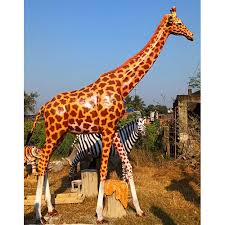
#> input picture giraffe.jpg, 225 x 225 px
$ jupyter execute Flip_Rotate_crop.ipynb
#> lines starting #> are read from the running program, lines starting #| are printed output that depends on the picture
[cell 1]
import cv2
import matplotlib.pyplot as plt

[cell 2]
image = cv2.imread("giraffe.jpg")
#> image is the input picture: shape (225, 225, 3); mean B, G, R 142.3, 150.3, 162.1

[cell 3]
image_rgb = cv2.cvtColor(image,cv2.COLOR_BGR2RGB)

[cell 4]
#flip

[cell 5]
##1 - horizontally
#0 - vertially
# 1 both side
flip_horizontal = cv2.flip(image,1)
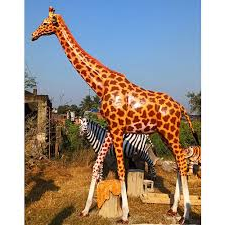
#> flip_horizontal: shape (225, 225, 3); mean B, G, R 142.3, 150.3, 162.1
flip_vertical = cv2.flip(image,0)
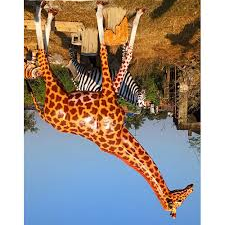
#> flip_vertical: shape (225, 225, 3); mean B, G, R 142.3, 150.3, 162.1
flip_both = cv2.flip(image,-1)
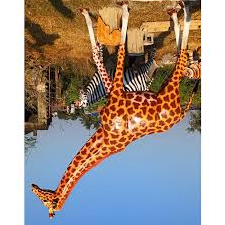
#> flip_both: shape (225, 225, 3); mean B, G, R 142.3, 150.3, 162.1


title =  ["original image","horizoontal flip","vertical flip","flip both Area"]
images = [image_rgb,
          cv2.cvtColor(flip_horizontal,cv2.COLOR_BGR2RGB),
          cv2.cvtColor(flip_vertical,cv2.COLOR_BGR2RGB),
          cv2.cvtColor(flip_both,cv2.COLOR_BGR2RGB)
          ]

plt.figure(figsize=(12,8))
for i in range(4):
    plt.subplot(2,2,i+1)
    plt.imshow(images[i])
    plt.title(title[i])
    plt.axis("off")
plt.tight_layout()
plt.show()
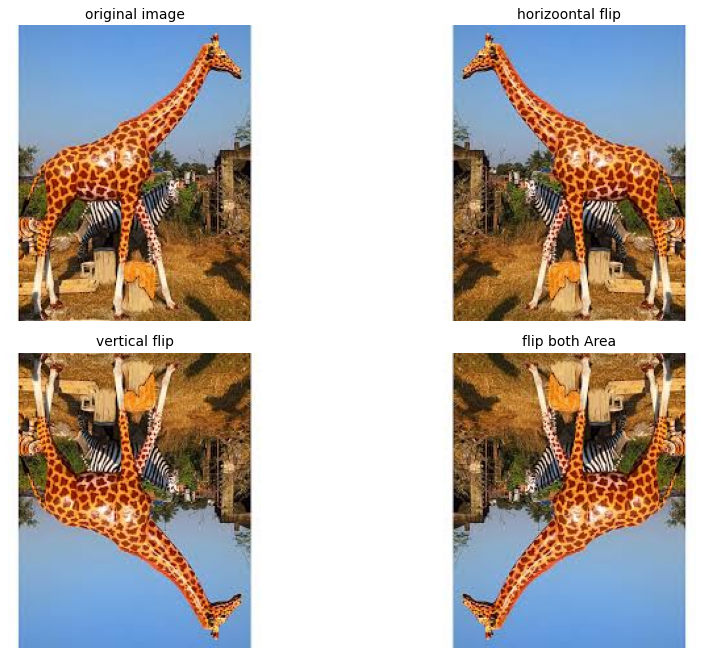
#> figure drawn by matplotlib, 4 panels

[cell 6]
#Rotate

rotate_90_clock_wise = cv2.rotate(image_rgb,cv2.ROTATE_90_CLOCKWISE)
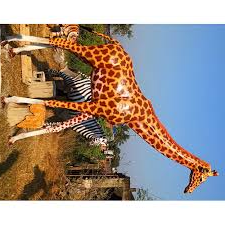
#> rotate_90_clock_wise: shape (225, 225, 3); mean R, G, B 162.1, 150.3, 142.3
rotate_90_counter_clock_wise = cv2.rotate(image_rgb,cv2.ROTATE_90_COUNTERCLOCKWISE)
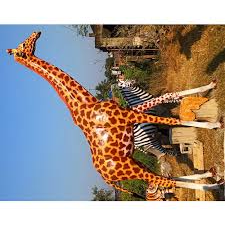
#> rotate_90_counter_clock_wise: shape (225, 225, 3); mean R, G, B 162.1, 150.3, 142.3
rotate_180 = cv2.rotate(image_rgb,cv2.ROTATE_180)


title =  ["original image","rotate_90_clock_wise","rotate_90_counter_clock_wise","rotate_180"]
images = [image_rgb,
          rotate_90_clock_wise,
          rotate_90_counter_clock_wise,
          rotate_180
          ]

plt.figure(figsize=(12,8))
for i in range(4):
    plt.subplot(2,2,i+1)
    plt.imshow(images[i])
    plt.title(title[i])
    plt.axis("off")
plt.tight_layout()
plt.show()

[cell 7]
##crop[ing of images

print(image_rgb.shape)
#| (225, 225, 3)

[cell 8]
X_start ,y_start = 100,100
X_end,y_end = 200,200

cropped_image = image_rgb[y_start:y_end,X_start:X_end]
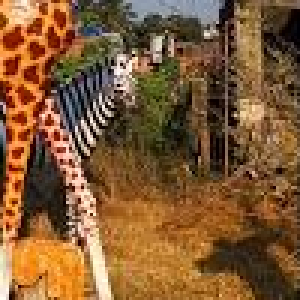
#> cropped_image: shape (100, 100, 3) (shown 3 times larger); mean R, G, B 128.8, 89.9, 52.5

plt.subplot(1,2,1)
plt.imshow(image_rgb)
plt.title("original image")
plt.axis("off")

plt.subplot(1,2,2)
plt.imshow(cropped_image)
plt.title("cropped image")
plt.axis("off")

plt.tight_layout()
plt.show()
